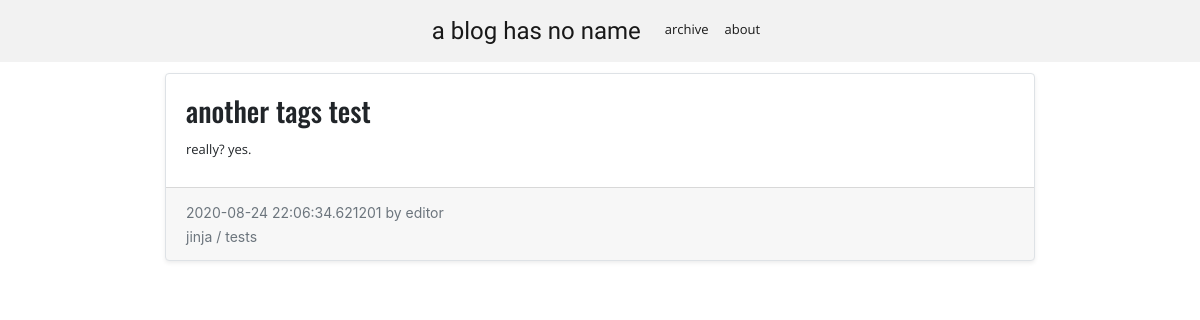
Screenshot of /post/another-tags-test with the database file from the repository.
### app/models.py (models this page shows, shortened)
class Post(db.Model):
    id = db.Column(db.Integer, primary_key=True)
    title = db.Column(db.String(250))
    body = db.Column(db.Text)
    timestamp = db.Column(db.DateTime, index=True, default=datetime.utcnow)
    author = db.Column(db.String(64))
    tags = db.relationship('Tag', secondary=tags, lazy='subquery',
        backref=db.backref('posts', lazy=True))
    published = db.Column(db.Boolean)
    slug = db.Column(db.String(300), unique=True, index=True)

class Tag(db.Model):
    id = db.Column(db.Integer, primary_key=True)
    tag = db.Column(db.String(64), index=True, unique=True)

### app/routes.py (the view)
@app.route('/post/<slug>')
def post(slug):
    post = Post.query.filter_by(slug=slug).first_or_404()
    if not current_user.is_authenticated and not post.published:
        return redirect(url_for('index'))
    post.body = Markup(markdown.markdown(post.body))
    title = post.title
    return render_template('post.html', post=post, title=title)

### app/templates/post.html
{% extends "base.html" %}
{% block app_content %}
<div class="row">
    <div class="col-sm-12 py-2">
        {% if post %}
            {% include '_post.html' %}
        {% endif %}
    </div>
</div>
{% endblock %}

### app/templates/_post.html (shortened to what this page needs)
<div class="card border shadow-sm">
    <div class="card-body">
            <h3 class="card-title">
            {% if posts %}
            <a class="linkhide" href="{{ url_for('post', slug=post.slug) }}">{{ post.title }}
            </a>
            {% else %}
            {{ post.title }}
            {% endif %}
            </h3>
            <p class="card-text">
            {% if posts %}
            <a class="linkhide" href="{{ url_for('post', slug=post.slug) }}">
            {{ post.body }}
            </a>
            {% else %}
            {{ post.body }}
            {% endif %}
            </p>
    </div>
    <div class="card-footer">
        <small class="text-muted">{{ post.timestamp }} by {{ post.author }}</small>
        <br>
        <small class="text-muted">
        {% for tag in post.tags %}
            {% if post.tags|length > 1 and (tag != post.tags|last) %}
                {{ tag.tag + " /" }}
            {% else %}
                {{ tag.tag }}
            {% endif %}
        {% endfor %}
        </small>
    </div>
</div>

### app/static/styles.css (style rules this page uses)
body { padding-top:65px; }
p { margin-bottom: 8px; }
.opensans, li, p { font-family: Open Sans; font-size: small; }
.oswald, h3, h1, h5 { font-family: Oswald; }

### rows the page displays
Post: title "another tags test", body "really? yes.", timestamp "2020-08-24 22:06:34.621201", author "editor"
Tag: tag "jinja /"
Tag: tag "tests"
